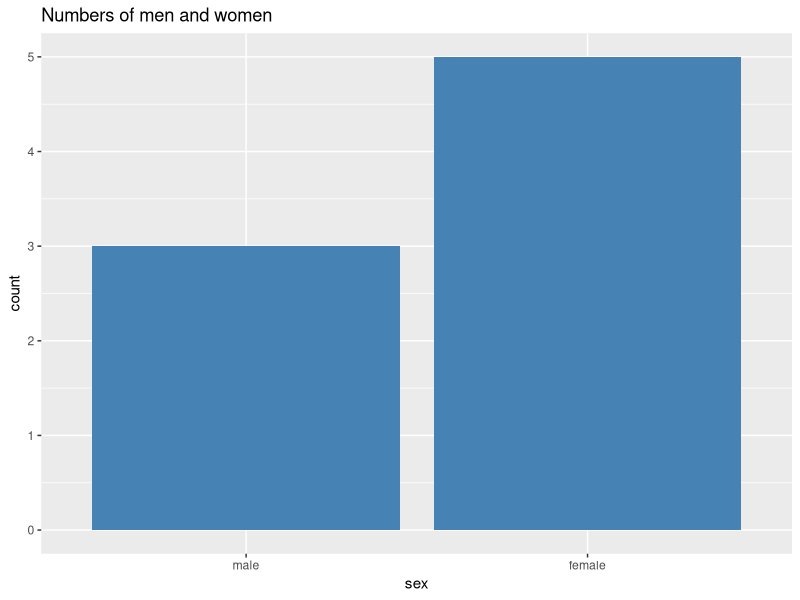
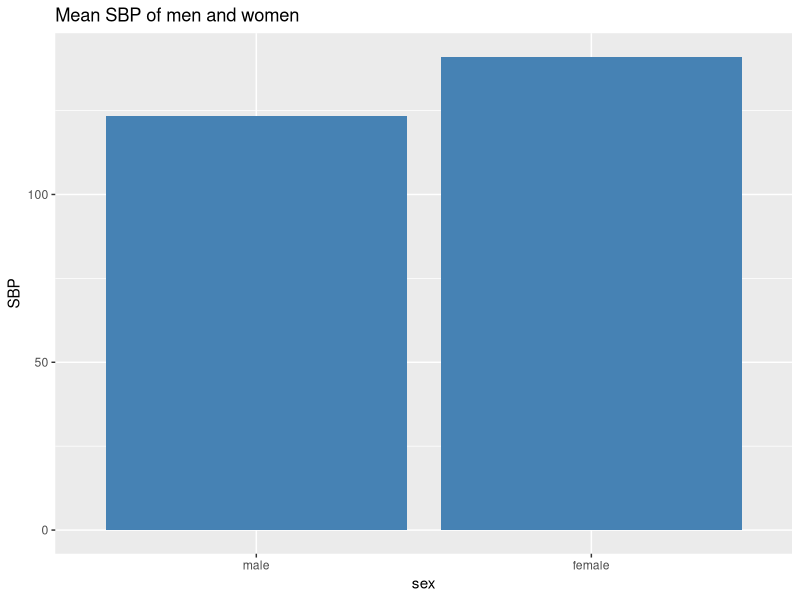
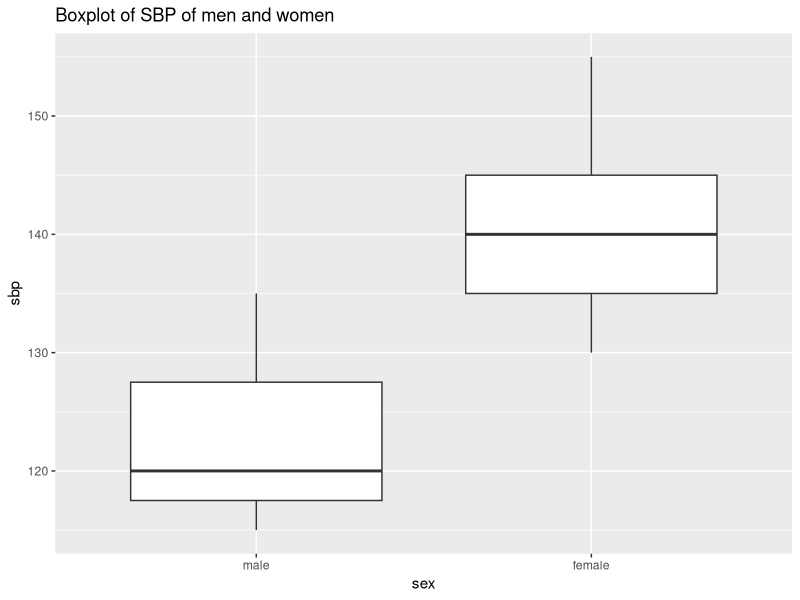
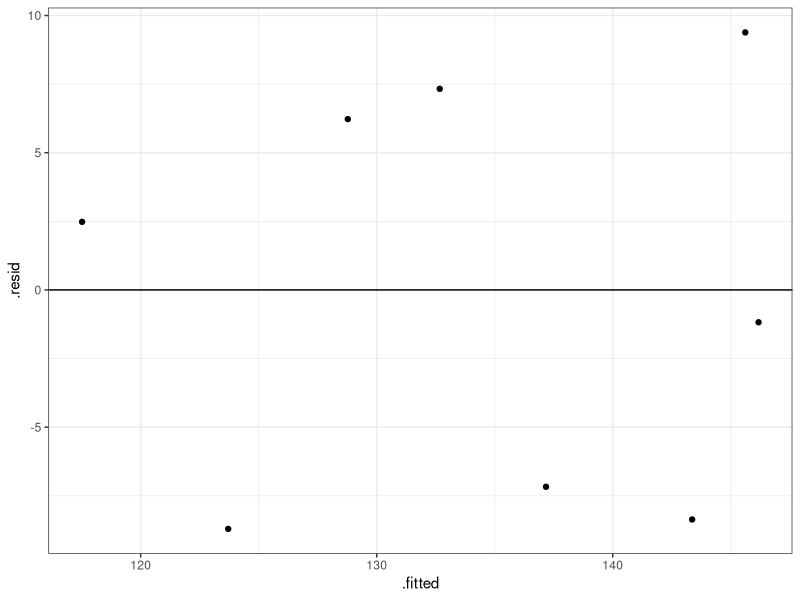

Write R code to recreate these figures, in order.
## ---- chunk 1
library(tidyverse)
## ---- chunk 2
a  <- 3
b  <- c("London", "Sydney")
c  <- c(3, 4, 5, 6)

myList <- list(count   = a, 
               cities  = b,
               numbers = c)

print(myList)
## ---- chunk 3
myList$cities
## ---- chunk 4
myList[[2]]
## ---- chunk 5
mySecondList <- list(a, b, c)

print(mySecondList)
## ---- chunk 6
tibble( id    = 1:8,
        sex   = rep(c("m", "f"), each=4),
        sbp   = c(135, 125, 120, 115, 155, 140, 140, 135)) %>%
  print() %>%
  t.test(sbp ~ sex, data = .) -> myT

print(myT)
## ---- chunk 7
str(myT)
## ---- chunk 8
myT$p.value
## ---- chunk 9
myT[[3]]
## ---- chunk 10
width <- c(7.5, 12.25, 9.75)
attr(width, "units") <- "cm"

str(width)
## ---- chunk 11
attr(width, "units")
## ---- chunk 12
str(myT$conf.int)
## ---- chunk 13
myT %>%
  { 
    # extract the estimate
    e    <- .$estimate
    # extract the names attribute of the estimate
    desc <- attr(.$estimate, "names")
    # paste together the 1st estimate and the 1st name
    paste(desc[1], "=", e[1])
  }  %>%
  print()
## ---- chunk 14
myT %>%
  { .$p.value } %>%
  round(4) %>%
  print()
## ---- chunk 15
# the test vector
x <- c( 3, -2, 4, 6, -5)

# if x < 0 use the value NA, else use the value from x
ifelse( x < 0, NA, x)
## ---- chunk 16
# Original data
tibble( id    = 1:8,
        sex   = c("m", "f", "m", "m", "f", "f", "f", "f"),
        age   = c( 45,  37,  25,  36,  52,  29,  35,  48),
        sbp   = c(135, 130, 120, 115, 155, 140, 145, 135) ) %>%
    mutate( sex = factor(sex, levels = c("m", "f"),
                            labels = c("male", "female"))) -> rawDF

# correct the age of subject 7
rawDF %>%
  mutate( age = ifelse( id == 7, 53, age) ) %>%
  print() -> sbpDF
## ---- chunk 17
# data from visit 1
tibble( id     = 1:5,
        age    = c(32, 45, 72, 37, 55),
        sex    = c("m", "m", "f", "f", "m"),
        sbp_v1 = c(120, 135, 125, 140, 125)) %>%
  print()   -> visit1DF
## ---- chunk 18
# data from visit 2
tibble( id     = c(1, 2, 4, 5, 6),
        sbp_v2 = c(125, 130, 150, 135, 130)) %>%
  print()   -> visit2DF
## ---- chunk 19
left_join(visit1DF, visit2DF, by = "id")
## ---- chunk 20
right_join(visit1DF, visit2DF,  by = "id")
## ---- chunk 21
full_join(visit1DF, visit2DF, by = "id")
## ---- chunk 22
inner_join(visit1DF, visit2DF, by = "id")
## ---- chunk 23
semi_join(visit1DF, visit2DF, by = "id")
## ---- chunk 24
anti_join(visit1DF, visit2DF, by = "id")
## ---- chunk 25
# Type I bar plot of sex
sbpDF %>%
  ggplot( aes(x = sex)) +
  geom_bar( fill = "steelblue") +
  labs(title = "Numbers of men and women")
## ---- chunk 26
# Type II bar plot of the average sbp by sex
sbpDF %>%
  group_by( sex ) %>%
  summarise( SBP = mean(sbp)) %>%
  ggplot( aes(x = sex, y = SBP)) +
  geom_bar( stat = "identity", fill = "steelblue") +
  labs(title = "Mean SBP of men and women")
## ---- chunk 27
# Boxplot of sbp by sex
sbpDF %>%
  ggplot( aes(x = sex, y = sbp)) +
  geom_boxplot() +
  labs(title = "Boxplot of SBP of men and women")
## ---- chunk 28
# seed so that the random draw is reproducible
set.seed(982)

# code to select a random bootstrap sample
sbpDF %>%
  sample_n(size = 8, replace = TRUE) %>%
  print() %>%
  summarise( m = median(sbp)) %>%
  print()
## ---- chunk 29
# set seed for reproducibility
set.seed(982)

# draw 5 bootstrap samples
for( i in 1:5 ) {
  sbpDF %>%
    sample_n(size = 8, replace = TRUE) %>%
    summarise( m = median(sbp)) %>%
    print()
}
## ---- chunk 30
# data frame for saving 100 bootstrap medians
tibble( index  = 1:100,
        median = rep(NA, 100)) %>%
  print() -> resultsDF

# seed for reproducibility
set.seed(982)

# repeat the calculation 100 times
for( i in 1:100 ) {
  sbpDF %>%
    sample_n(size = 8, replace = TRUE) %>%
    summarise( m = median(sbp)) %>%
    pull(m)  -> resultsDF$median[i]
}

# summarise the results
resultsDF %>%
  print() %>%
  summarise( m = mean(median),
             s = sd(median)) %>%
  print()
## ---- chunk 31
# fit a linear model
sbpDF %>%
  lm( sbp ~ age + sex, data = .) %>%
  print()
## ---- chunk 32
library(broom)

sbpDF %>%
  lm( sbp ~ age + sex, data = .) %>%
  tidy() %>%
  print()
## ---- chunk 33
sbpDF %>%
  lm( sbp ~ age + sex, data = .) %>%
  glance() %>%
  print()
## ---- chunk 34
sbpDF %>%
  lm( sbp ~ age + sex, data = .) %>%
  augment() %>%
  print()
## ---- chunk 35
sbpDF %>%
  lm( sbp ~ age + sex, data = .) %>%
  augment() %>%
  ggplot( aes(x = .fitted, y = .resid)) +
  geom_point() +
  geom_hline( yintercept = 0) +
  theme_bw()
